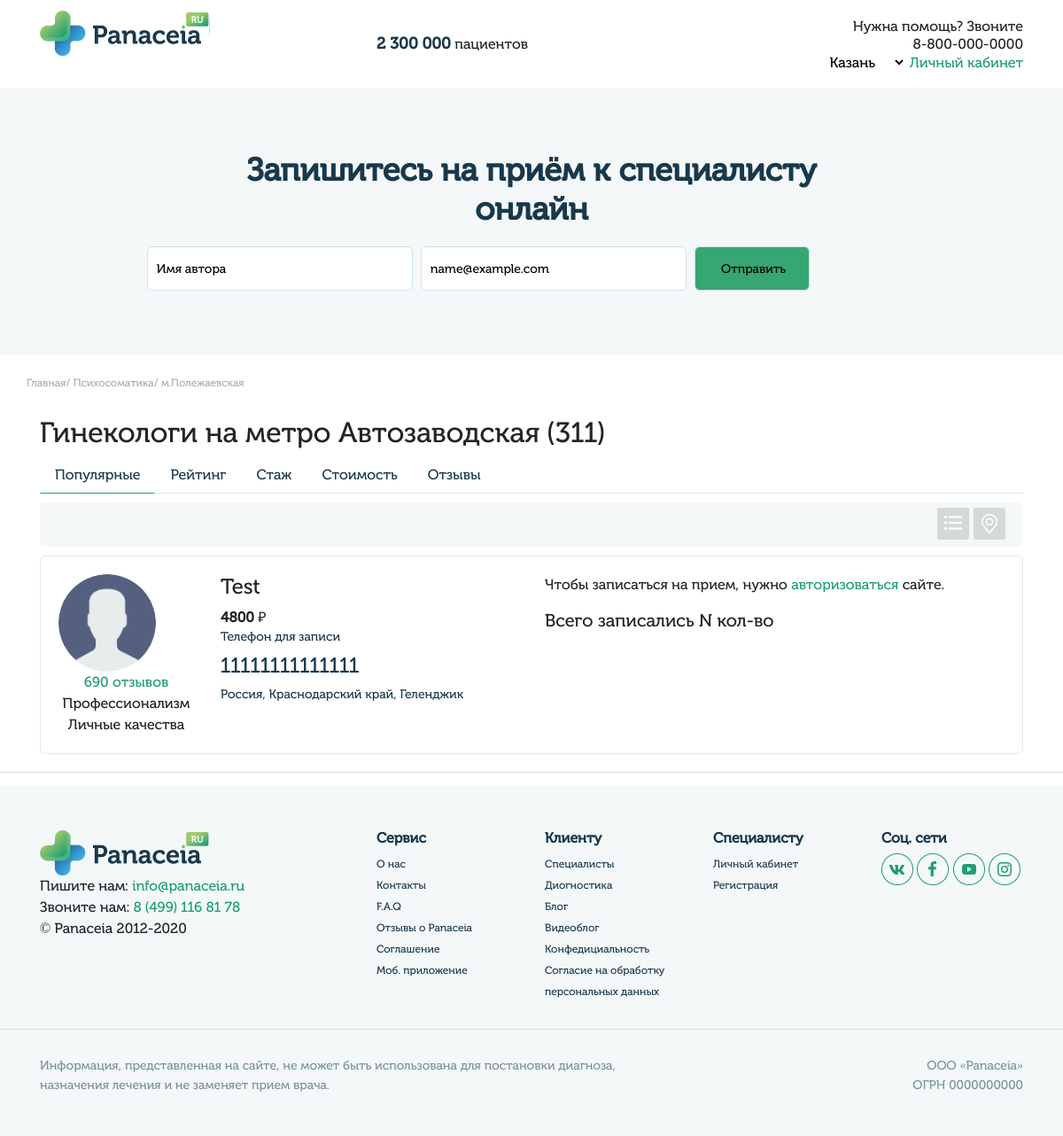
Page /doctors/list/ on the committed database.
### userprofile/models.py (models this page shows, shortened)
class UserMain(models.Model):
    user = models.OneToOneField(User, on_delete=models.CASCADE)
    gender_list = (
        ('male', 'Мужской'),
        ('female', 'Женский')
    )
    queryset = TimeZone.objects.all()
    time_zone_list = []
    for i in queryset:
         time_zone_list.append((i.name, i.title))
    gender = models.CharField(blank=True,  max_length=6, choices=gender_list, verbose_name='Пол')
    avatar = models.ImageField(blank=True, upload_to='images/users', verbose_name='Изображение')
    fio = models.CharField(blank=True, max_length=100, verbose_name='ФИО')
    dob = models.CharField(blank=True, max_length=10, verbose_name='Дата рождения')
    city = models.CharField(blank=True, max_length=200, verbose_name='Город')
    time_zone = models.CharField(blank=True, max_length=200, choices=time_zone_list, verbose_name='Временная зона')
    skype = models.CharField(blank=True, max_length=50, verbose_name='Skype')
    whatsapp = models.CharField(blank=True, max_length=20, verbose_name='WhatsApp')
    phone = models.CharField(blank=True, max_length=20, verbose_name='Номер телефона')
    coords = models.CharField(blank=True, max_length=200, verbose_name='Координаты')
    class Meta:
        verbose_name = 'Профиль'
        verbose_name_plural = 'Профили'

### doctors/views.py (the view)
# urls.py: path('list/', views.doctors_list_view, name='doctors_list'),
def doctors_list_view(request):
    object_list = User.objects.filter(groups__name='doctors')
    paginator = Paginator(object_list, 2)
    page = request.GET.get('page')
    doctors = list()
    try:
        users = paginator.page(page)
    except PageNotAnInteger:
        users = paginator.page(1)
    except EmptyPage:
        users = paginator.page(paginator.num_pages)
    for user in users:
        doctor_main = UserMain.objects.get(user=user)
        doctor = UserDoctor.objects.get(user=user)
        if doctor.experience_years != '':
            words = ['год', 'года', 'лет']
            num = int(doctor.experience_years)
            years = decl_of_num(num, words)
            experience = 'Стаж: ' + str(num) + ' ' + years
        else:
            experience = ''
        _doctor = {
            'id': user.id,
            'fio': doctor_main.fio,
            'city': doctor_main.city,
            'phone': doctor_main.phone,
            'avatar': doctor_main.avatar,
            'specialty': doctor.specialty,
            'experience_years': experience
        }
        doctors.append(_doctor)
    data = {'doctors': doctors, 'page': page, 'users': users}
    return render(request, 'doctors_list.html', data)

### templates/doctors_list.html (shortened to what this page needs)
{% extends "home.html" %}
{% load static %}
{% block content %}
<div class="top-search">
    <div class="container">
        <div class="row">
            <div class="col-sm">
                <div class="search-title">
                    Запишитесь на приём к специалисту онлайн
                </div>
            </div>
        </div>
        <div class="row popup-login">
            <div class="col-sm">
                <div class="search-form">
                    <div class="form-offer">
                        <form class="mainform">
                            <p class="name">
                                <input type="text" name="name" value="Имя автора" />
                            </p>
                            <p class="email">
                                <input type="text" name="email" value="name@example.com" />
                            </p>
                            <p class="send">
                                <input type="submit" value="Отправить" />
                            </p>
                        </form>
                    </div>
                </div>
            </div>
        </div>
    </div>
</div>
<div class="doctor-search">
    <div class="container">
        <div class="row">
            <div class="col-ms">
                <div class="breadcrumbs">
                    <a href="index.html">Главная</a>/ <a href="#">Психосоматика</a>/ <a href="">м.Полежаевская</a>
                </div>
            </div>
        </div>
        <div class="row">
            <div class="col-sm">
                <h2>Гинекологи на метро Автозаводская <span>(311)</span></h2>
                <ul class="nav nav-tabs doctor-tab" id="myTab" role="tablist">
                    <li class="nav-item">
                        <a class="nav-link active" id="popular-tab" data-toggle="tab" href="#popular" role="tab" aria-controls="popular" aria-selected="true">Популярные</a>
                    </li>
                    <li class="nav-item">
                        <a class="nav-link" id="rating-tab" data-toggle="tab" href="#rating" role="tab" aria-controls="rating" aria-selected="false">Рейтинг</a>
                    </li>
                    <li class="nav-item">
                        <a class="nav-link" id="experience-tab" data-toggle="tab" href="#experience" role="tab" aria-controls="experience" aria-selected="false">Стаж</a>
                    </li>
                    <li class="nav-item">
                        <a class="nav-link" id="price-tab" data-toggle="tab" href="#price" role="tab" aria-controls="price" aria-selected="false">Стоимость</a>
                    </li>
                    <li class="nav-item">
                        <a class="nav-link" id="reviews-tab" data-toggle="tab" href="#reviews" role="tab" aria-controls="reviews" aria-selected="false">Отзывы</a>
                    </li>
                </ul>
                <div>
                     <div class="map-list tabs-nav">
                         <div class="list-icon icon">
                             <a href="{% url 'doctors_list' %}"><img src="{% static 'img/list.png' %}" alt=""></a>
                         </div>
                         <div class="map-icon icon">
                            <a href="{% url 'doctors_map' %}"> <img src="{% static 'img/place.png' %}" alt=""></a>
                         </div>
                     </div>
                     <div class="tab-maps">
                        <div class="tab-content">
                            <div class="tab-pane fade show active" id="popular" role="tabpanel" aria-labelledby="popular-tab">
                                {% for doctor in doctors %}
                                    <div class="doctor-info">
                                        <div class="row">
                                            <div class="col-2">
                                                {% if doctor.avatar != '' %}
                                                    <div class="avatar-doctor">
                                                        <img src="/media/{{doctor.avatar}}" alt="">
                                                    </div>
                                                {% else %}
                                                    <div class="avatar-doctor">
                                                        <img src="{% static 'img/user.png' %}" alt="">
                                                    </div>
                                                {% endif %}
                                                <div class="reviews-coin">
                                                    690 отзывов
                                                </div>
                                                <div class="rating-profi">
                                                    Профессионализм
                                                </div>
                                                <div class="rating-qualities">
                                                    Личные качества
                                                </div>
                                            </div>
                                            <div class="col-4 info-doctor">
                                                {% if doctor.fio != '' %}
                                                    <h4>{{ doctor.fio }}</h4>
                                                {% endif %}
                                                <div class="price">
                                                    <b>4800</b> ₽
                                                </div>
                                                <div class="phone-record">
                                                    <h5>Телефон для записи</h5>
                                                    <h4>{{ doctor.phone }} </h4>
                                                    <h5>{{ doctor.city }}</h5>
                                                </div>
                                            </div>
                                            <div class="col-6 recording">
                                                {% if request.user.is_authenticated %}
                                                    {% if user.groups.all.0.name == "users" %}
                                                        <div class="appointment-btn set-doctor-id show-modal" doctor-id="{{doctor.id}}">Записаться на прием</div>
                                                    {% endif %}
                                                {% else %}
                                                    <p>Чтобы записаться на прием, нужно <a href="{% url 'login' %}">авторизоваться</a> сайте.</p>
                                                {% endif %}
                                                <h5>Всего записались N кол-во</h5>
                                            </div>
                                        </div>
                                    </div>
                                {% endfor %}
                            </div>
                        </div>
                     </div>
                </div>
            </div>
        </div>
    </div>
</div>
{% endblock %}

### static/css/style.css (style rules this page uses)
a, abbr, acronym, address, applet, article, aside, audio, b, big, blockquote, body, canvas, caption, center, cite, code, dd, del, details, dfn, div, dl, dt, em, embed, fieldset, figcaption, figure, footer, form, h1, h2, h3, h4, h5, h6, header, hgroup, html, i, iframe, img, ins, kbd, label, legend, li, mark, menu, nav, object, ol, output, p, pre, q, ruby, s, samp, section, small, span, strike, strong, sub, summary, sup, table, tbody, td, tfoot, th, thead, time, tr, tt, u, ul, var, video { font-family: 'Museo Cyrl'; }
a { color: #1D9D73!important; text-decoration: none; background-color: transparent; -webkit-text-decoration-skip: objects; }
.mainform { display: flex; width: 886px; margin: auto; margin-top: 20px; }
.email, .name, .send { margin-left: 1%; font-style: normal; font-weight: 300; font-size: 14px; line-height: 17px; }
.mainform input { width: 300px; height: 50px; padding-left: 10px; background: #FFFFFF; border: 1px solid #D0E3E8; box-sizing: border-box; border-radius: 6px; }
.mainform .send input { width: 130px; height: 50px; background: #36A672; border-radius: 6px; }
.top-search { text-align: center; height: 300px; background: #F4F8F9; }
.search-title { margin: auto; margin-top: 70px; font-weight: 600; font-size: 36px; line-height: 44px; color: #18384C; width: 694px; }
.breadcrumbs { margin-top: 25px; margin-bottom: 30px; font-size: 12px; line-height: 14px; color: #ababab; }
.breadcrumbs a { color: #ababab!important; }
.map-list { height: 50px; background: #F4F8F9; border-radius: 6px; display: flex; justify-content: flex-end; padding-right: 20px; margin: 10px 0px; }
.icon { width: 36px; height: 36px; background: #D4D9DA; border-radius: 2px; text-align: center; display: inline-block; margin-top: 6px; margin-left: 5px; }
.icon img { margin-top:7px; }
.doctor-info { border: 1px solid #DDEBEE; box-sizing: border-box; border-radius: 6px; }
.avatar-doctor { text-align: center; }
.avatar-doctor img { border-radius: 100px; }
.reviews-coin { color: #1D9D73; text-align: center; }
.rating-profi { text-align: center; }
.rating-qualities { text-align: center; }
.phone-record { font-size: 20px; line-height: 20px; color: #18384C; }
.phone-record h5 { font-weight: 300; font-size: 14px; line-height: 20px; color: #18384C; }
.nav-tabs .nav-item.show .nav-link, .nav-tabs .nav-link.active { color: #495057; border-color: #ffffff00 #ffffff00 #1e9d73!important; }
.doctor-tab a { color: #18394b!important; }
.popup-login { display: none; }

### static/css/sp-style.css (style rules this page uses)
.doctor-info { margin-bottom: 20px; padding: 20px; }
.avatar-doctor { width: 110px; height: 110px; overflow: hidden; }
.avatar-doctor img { width: 100%; object-fit: cover; }

### rows in the picture
UserMain: fio "Test", phone "11111111111111", city "Россия, Краснодарский край, Геленджик"
